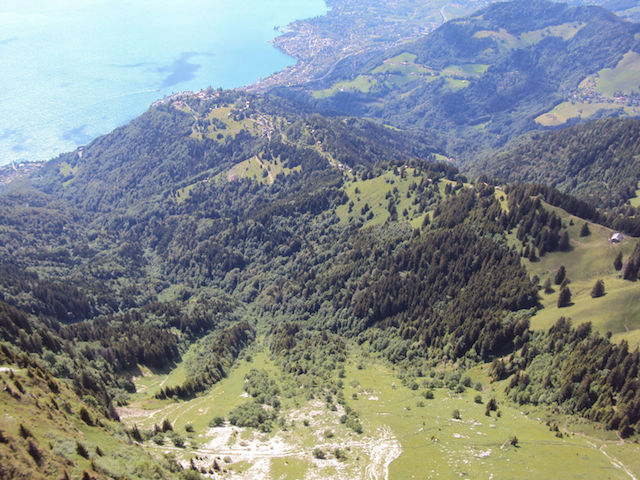
%> input picture data/part1/ledge/1.JPG, 640 x 480 px
$ octave test.m   (GNU Octave 9; MATLAB toolbox functions it lacks are replaced by stand-ins)
%> lines starting %> are read from the running program, lines starting %| are printed output that depends on the picture
### code/part1/detectFeaturesHarris.m
function [rows, cols, neighbourhoodSize] = ...
    detectFeaturesHarris(I, sigma, threshold, radius, displayFlag)
%DETECTFEATURES Summary of this function goes here
%   Detailed explanation goes here

% function used to detect features on a image

% ouput should return neighbourhood size along with keypoints

    [~, rows, cols] = harris(I, sigma, threshold, radius, displayFlag);
    neighbourhoodSize = 5 * (2 * radius + 1);

end

### code/part1/test.m
% script computes homography between 2 images then stitched them

clear all;
close all;
% read images
I1C = imread('./../data/part1/ledge/1.jpg');
%> I1C is the input picture: size 480x640x3 uint8; mean R, G, B 130.4, 137.8, 139.1
I2C = imread('./../data/part1/ledge/2.jpg');
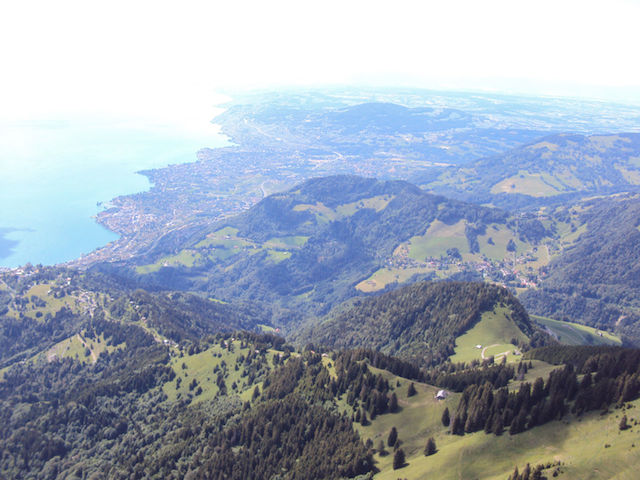
%> input picture data/part1/ledge/2.JPG, 640 x 480 px
%> I2C is the input picture: size 480x640x3 uint8; mean R, G, B 157.5, 167.5, 182.5
I1 = im2double(rgb2gray(I1C));
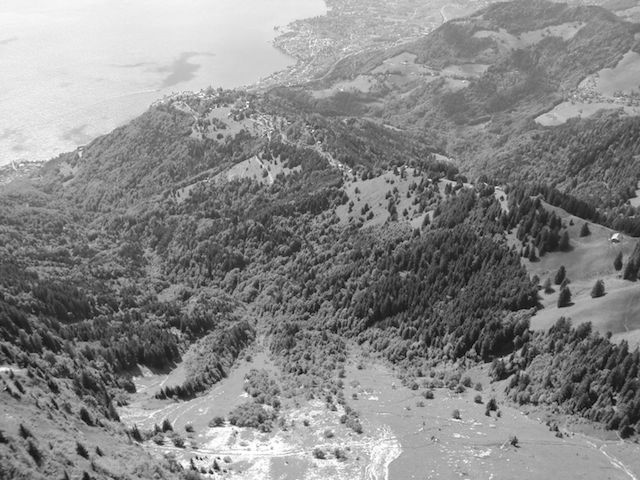
%> I1: size 480x640 double; min 0.00392, max 1, mean 0.532
I2 = im2double(rgb2gray(I2C));
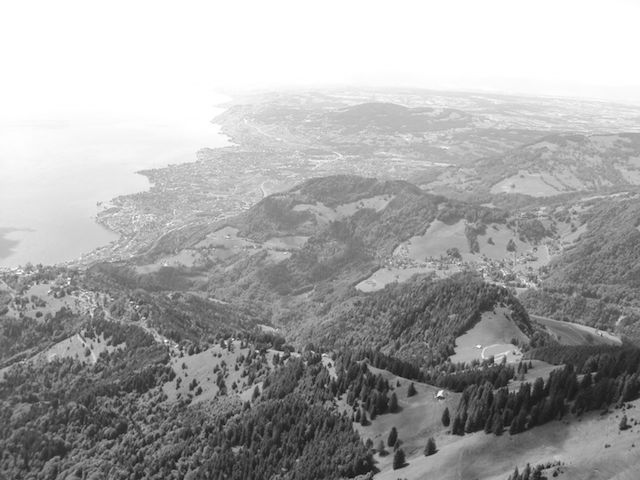
%> I2: size 480x640 double; min 0.051, max 1, mean 0.652

% equalize the histograms of the images
I1 = histeq(I1);
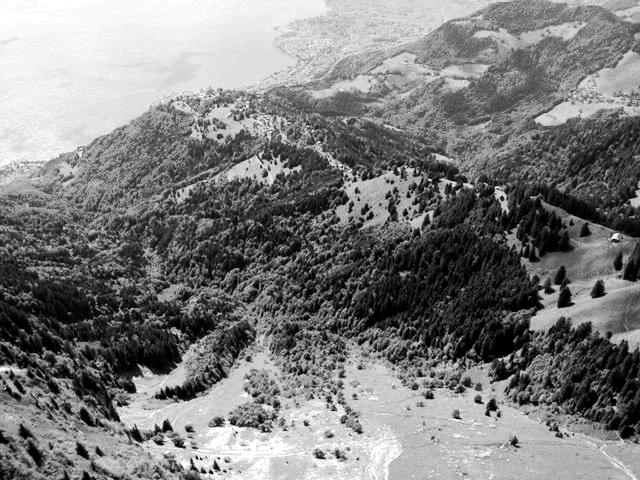
%> I1: size 480x640 double; min 0, max 1, mean 0.495
I2 = histeq(I2);
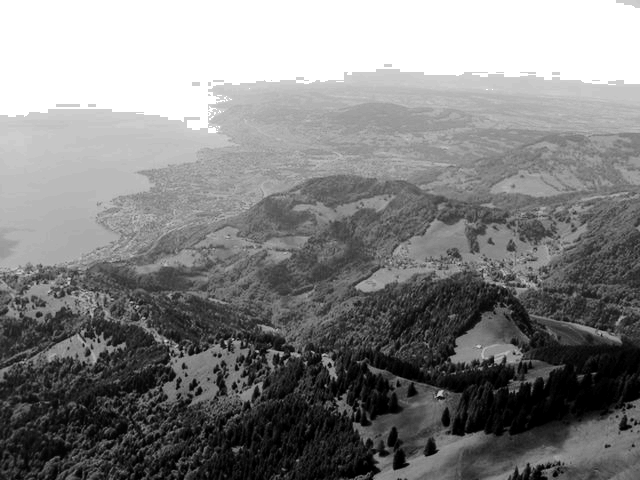
%> I2: size 480x640 double; min 0, max 1, mean 0.511
% mean1 = mean(I1(:)); std1 = std(I1(:));
% mean2 = mean(I2(:)); std2 = std(I2(:));
% avgmean = (mean1 + mean2)/2; avgstd = (std1 + std2)/2;

% step 1 - Detect feature points in both images.
[r1, c1, nhbhs1] = detectFeaturesHarris(I1, 1.618, 0.1, 5, 0);
%> the run ends on the next line
